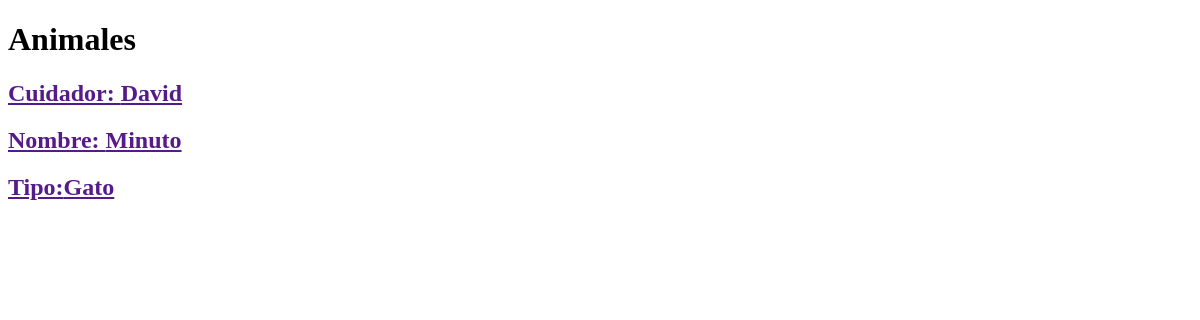
Before: /animal with the older database file.
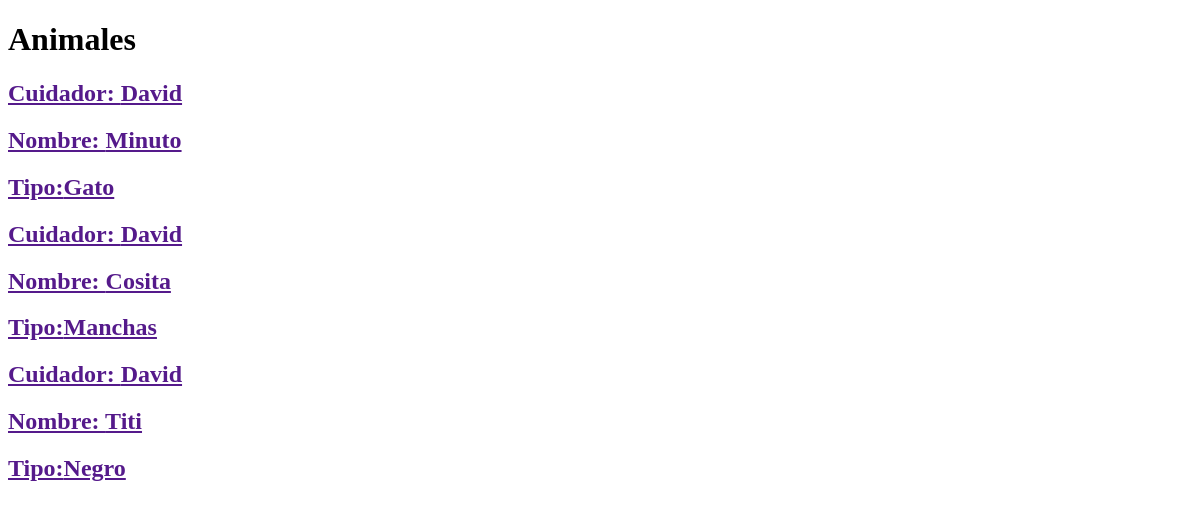
After: the same page with the newer database file.
### Animales/models.py (models this page shows, shortened)
class Animal(models.Model):
    cuidador = models.ForeignKey(settings.AUTH_USER_MODEL, on_delete=models.CASCADE)
    nombre = models.CharField(max_length=100)
    tipo = models.CharField(max_length=100)

### Animales/views.py (the view)
# urls.py: path('animal',views.animal_list, name='Animal_list'),
def animal_list(request):
    animal=Animal.objects.all()
    return render(request, 'Animales/Animal_list.html',{'animal_mostrar':animal})

### Animales/templates/Animales/Animal_list.html (shortened to what this page needs)
<!DOCTYPE html>
<html lang="es">
<head>
</head>
<body>
    <h1>Animales</h1>
    {% for animal in animal_mostrar %}
    <article>
        <h2><a href="">Cuidador: {{ animal.cuidador}}</a></h2>
        <h2><a href="">Nombre: {{ animal.nombre}}</a></h2>
        <h2><a href="">Tipo:{{ animal.tipo}}</a></h2>
        </article>
    {% endfor %}
</body>
</html>

Changed rows visible on the page:
added Animal: cuidador "David", nombre "Cosita", tipo "Manchas"
added Animal: cuidador "David", nombre "Titi", tipo "Negro"
